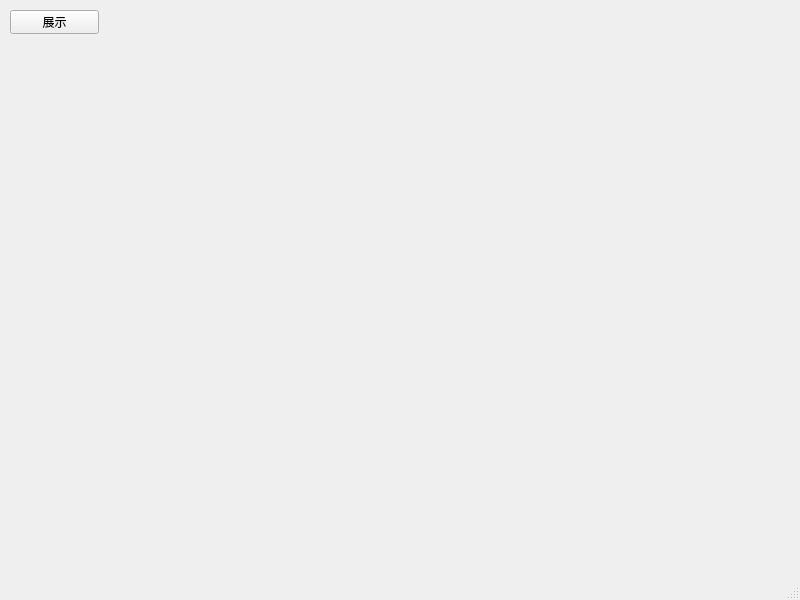
<?xml version="1.0" encoding="UTF-8"?>
<ui version="4.0">
 <class>MainWindow</class>
 <widget class="QMainWindow" name="MainWindow">
  <property name="geometry">
   <rect>
    <x>0</x>
    <y>0</y>
    <width>800</width>
    <height>600</height>
   </rect>
  </property>
  <property name="windowTitle">
   <string>MainWindow</string>
  </property>
  <widget class="QWidget" name="centralwidget">
   <widget class="QPushButton" name="show">
    <property name="geometry">
     <rect>
      <x>10</x>
      <y>10</y>
      <width>89</width>
      <height>24</height>
     </rect>
    </property>
    <property name="text">
     <string>展示</string>
    </property>
   </widget>
  </widget>
  <widget class="QMenuBar" name="menubar">
   <property name="geometry">
    <rect>
     <x>0</x>
     <y>0</y>
     <width>800</width>
     <height>25</height>
    </rect>
   </property>
  </widget>
  <widget class="QStatusBar" name="statusbar"/>
 </widget>
 <resources/>
 <connections/>
</ui>
